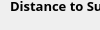
        <widget class="QWidget" name="mpTemperature">
         <property name="geometry">
          <rect>
           <x>0</x>
           <y>0</y>
           <width>100</width>
           <height>30</height>
          </rect>
         </property>
         <attribute name="label">
          <string>Temperature</string>
         </attribute>
         <widget class="QSpinBox" name="spnTempOct">
          <property name="geometry">
           <rect>
            <x>160</x>
            <y>110</y>
            <width>71</width>
            <height>31</height>
           </rect>
          </property>
          <property name="font">
           <font>
            <family>Open Sans</family>
            <pointsize>12</pointsize>
           </font>
          </property>
          <property name="value">
           <number>8</number>
          </property>
         </widget>
         <widget class="QLabel" name="label_79">
          <property name="geometry">
           <rect>
            <x>10</x>
            <y>110</y>
            <width>151</width>
            <height>31</height>
           </rect>
          </property>
          <property name="font">
           <font>
            <family>Open Sans</family>
            <pointsize>10</pointsize>
            <weight>75</weight>
            <bold>true</bold>
           </font>
          </property>
          <property name="text">
           <string>Octaves:</string>
          </property>
         </widget>
         <widget class="QDoubleSpinBox" name="spnDistSun">
          <property name="geometry">
           <rect>
            <x>160</x>
            <y>20</y>
            <width>71</width>
            <height>31</height>
           </rect>
          </property>
          <property name="font">
           <font>
            <family>Open Sans</family>
            <pointsize>12</pointsize>
           </font>
          </property>
          <property name="decimals">
           <number>3</number>
          </property>
          <property name="maximum">
           <double>1.000000000000000</double>
          </property>
          <property name="singleStep">
           <double>0.010000000000000</double>
          </property>
          <property name="value">
           <double>0.120000000000000</double>
          </property>
         </widget>
         <widget class="QLabel" name="label_80">
          <property name="geometry">
           <rect>
            <x>10</x>
            <y>140</y>
            <width>151</width>
            <height>31</height>
           </rect>
          </property>
          <property name="font">
           <font>
            <family>Open Sans</family>
            <pointsize>10</pointsize>
            <weight>75</weight>
            <bold>true</bold>
           </font>
          </property>
          <property name="text">
           <string>Frequency:</string>
          </property>
         </widget>
         <widget class="QLabel" name="label_81">
          <property name="geometry">
           <rect>
            <x>10</x>
            <y>60</y>
            <width>151</width>
            <height>31</height>
           </rect>
          </property>
          <property name="font">
           <font>
            <family>Open Sans</family>
            <pointsize>10</pointsize>
            <weight>75</weight>
            <bold>true</bold>
           </font>
          </property>
          <property name="text">
           <string>Axial Tilt (HWHM):</string>
          </property>
         </widget>
         <widget class="QDoubleSpinBox" name="spnAxTilt">
          <property name="geometry">
           <rect>
            <x>160</x>
            <y>60</y>
            <width>71</width>
            <height>31</height>
           </rect>
          </property>
          <property name="font">
           <font>
            <family>Open Sans</family>
            <pointsize>12</pointsize>
           </font>
          </property>
          <property name="decimals">
           <number>3</number>
          </property>
          <property name="minimum">
           <double>-0.250000000000000</double>
          </property>
          <property name="maximum">
           <double>0.250000000000000</double>
          </property>
          <property name="singleStep">
           <double>0.010000000000000</double>
          </property>
          <property name="value">
           <double>0.070000000000000</double>
          </property>
         </widget>
         <widget class="QLabel" name="label_82">
          <property name="geometry">
           <rect>
            <x>10</x>
            <y>-10</y>
            <width>181</width>
            <height>31</height>
           </rect>
          </property>
          <property name="font">
           <font>
            <family>Open Sans</family>
            <pointsize>10</pointsize>
            <weight>75</weight>
            <bold>true</bold>
           </font>
          </property>
          <property name="text">
           <string>Distance to Sun (HWHM):</string>
          </property>
         </widget>
         <widget class="QDoubleSpinBox" name="spnTempFreq">
          <property name="geometry">
           <rect>
            <x>160</x>
            <y>140</y>
            <width>71</width>
            <height>31</height>
           </rect>
          </property>
          <property name="font">
           <font>
            <family>Open Sans</family>
            <pointsize>12</pointsize>
           </font>
          </property>
          <property name="decimals">
           <number>1</number>
          </property>
          <property name="maximum">
           <double>256.000000000000000</double>
          </property>
          <property name="singleStep">
           <double>8.000000000000000</double>
          </property>
          <property name="value">
           <double>16.000000000000000</double>
          </property>
         </widget>
        </widget>
